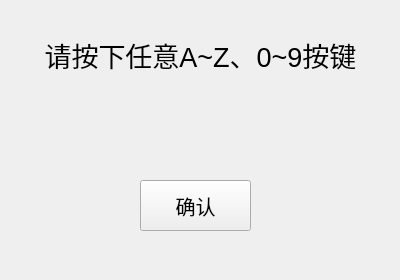
<?xml version="1.0" encoding="UTF-8"?>
<ui version="4.0">
 <class>key</class>
 <widget class="QWidget" name="key">
  <property name="geometry">
   <rect>
    <x>0</x>
    <y>0</y>
    <width>400</width>
    <height>280</height>
   </rect>
  </property>
  <property name="windowTitle">
   <string>Form</string>
  </property>
  <widget class="QLabel" name="label">
   <property name="geometry">
    <rect>
     <x>30</x>
     <y>20</y>
     <width>341</width>
     <height>71</height>
    </rect>
   </property>
   <property name="font">
    <font>
     <pointsize>13</pointsize>
    </font>
   </property>
   <property name="text">
    <string>&lt;html&gt;&lt;head/&gt;&lt;body&gt;&lt;p align=&quot;center&quot;&gt;&lt;span style=&quot; font-size:20pt;&quot;&gt;请按下任意A~Z、0~9按键&lt;/span&gt;&lt;/p&gt;&lt;/body&gt;&lt;/html&gt;</string>
   </property>
  </widget>
  <widget class="QLabel" name="label_2">
   <property name="geometry">
    <rect>
     <x>110</x>
     <y>90</y>
     <width>171</width>
     <height>71</height>
    </rect>
   </property>
   <property name="font">
    <font>
     <pointsize>20</pointsize>
    </font>
   </property>
   <property name="text">
    <string/>
   </property>
   <property name="alignment">
    <set>Qt::AlignCenter</set>
   </property>
  </widget>
  <widget class="QPushButton" name="pushButton">
   <property name="geometry">
    <rect>
     <x>140</x>
     <y>180</y>
     <width>111</width>
     <height>51</height>
    </rect>
   </property>
   <property name="font">
    <font>
     <pointsize>15</pointsize>
    </font>
   </property>
   <property name="text">
    <string>确认</string>
   </property>
  </widget>
 </widget>
 <resources/>
 <connections/>
</ui>
